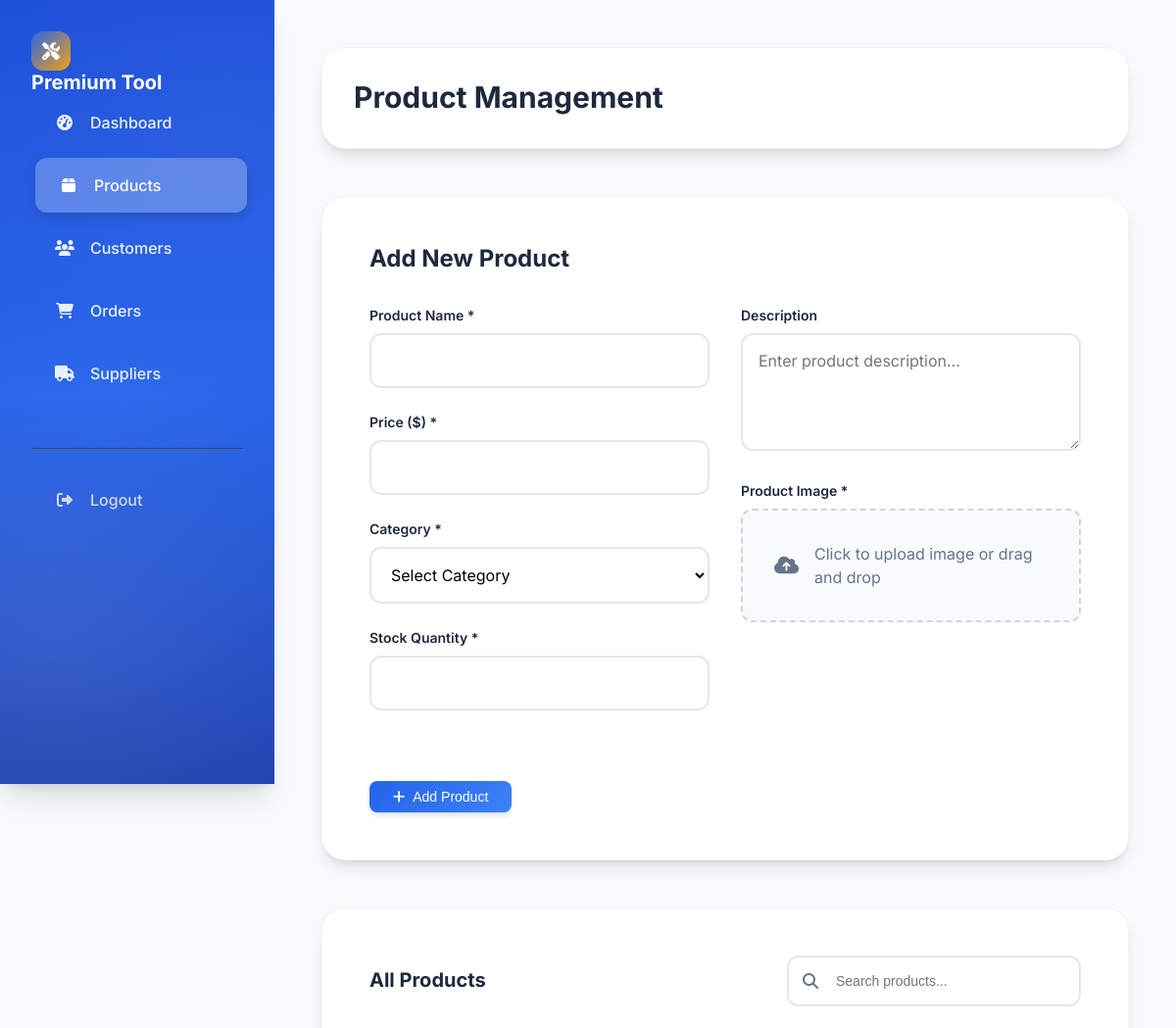
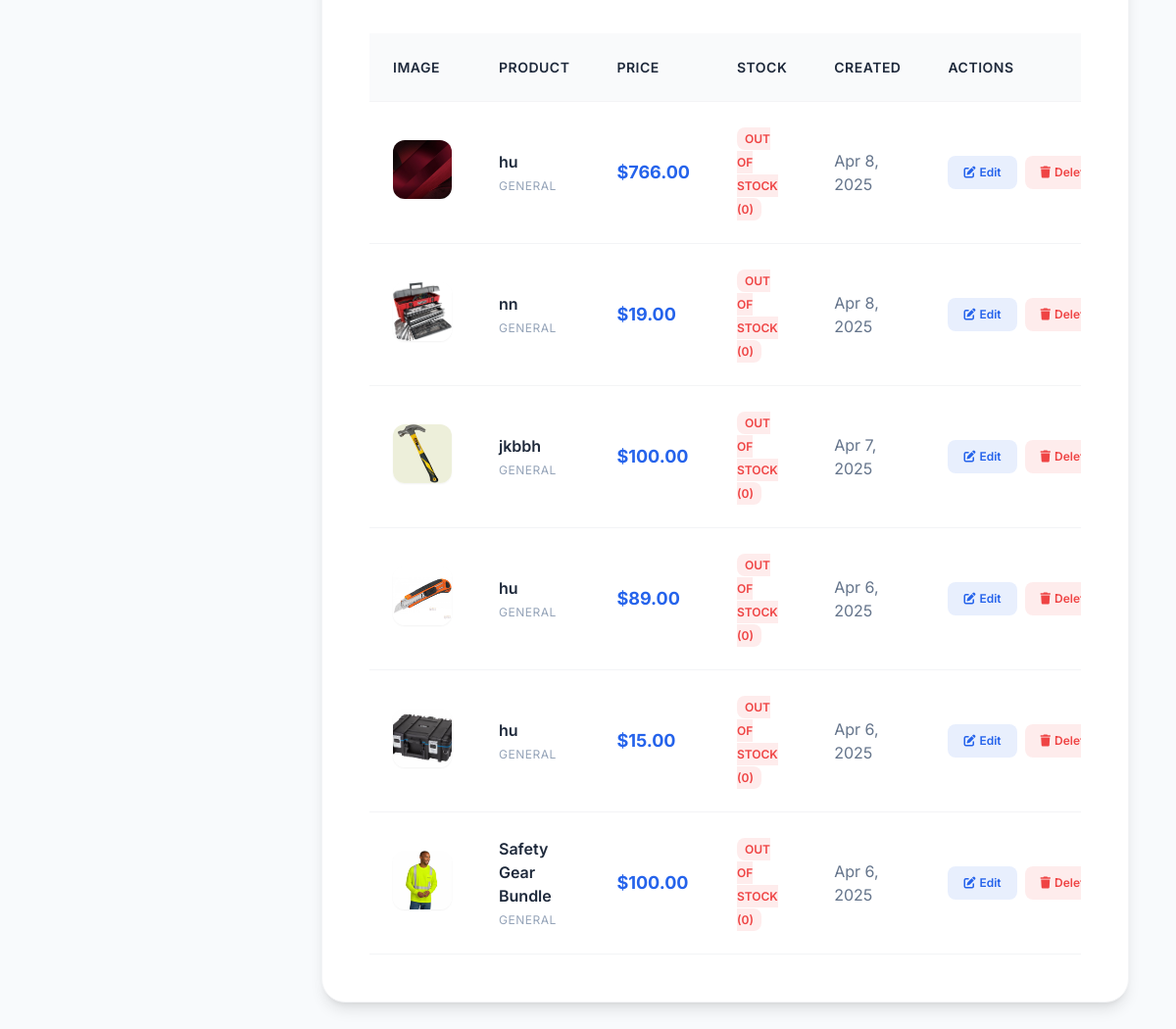
The page /admin-products.php (signed in) on the database its author committed (2 pictures, top to bottom).
### tables this page shows
CREATE TABLE `products` (
  `id` int(11) NOT NULL,
  `product_name` varchar(255) NOT NULL,
  `price` decimal(10,2) NOT NULL,
  `description` text DEFAULT NULL,
  `image` varchar(255) NOT NULL,
  `created_at` timestamp NOT NULL DEFAULT current_timestamp()
);

### admin-products.php (the view, shortened to what this page needs)
<?php
$host = "127.0.0.1";
$dbUser = "root";
$dbPass = "hussain";
$dbName = "premium_tool";
$conn = new mysqli($host, $dbUser, $dbPass, $dbName);
$edit_product = null;
$products = $conn->query("SELECT * FROM products ORDER BY created_at DESC");
?>
<!DOCTYPE html>
<html lang="en">
<head>
    <link rel="stylesheet" href="https://cdnjs.cloudflare.com/ajax/libs/font-awesome/6.4.0/css/all.min.css">
    <link rel="stylesheet" href="premium-styles.css">
</head>
<body>
    <div class="admin-layout">
        <aside class="admin-sidebar">
            <div class="admin-logo">
                <div class="admin-logo-icon">
                    <i class="fas fa-tools"></i>
                </div>
                <h2>Premium Tool</h2>
            </div>
            <nav>
                <ul class="admin-nav">
                    <li class="admin-nav-item">
                        <a href="admin-dashboard.php" class="admin-nav-link">
                            <i class="fas fa-tachometer-alt admin-nav-icon"></i>
                            Dashboard
                        </a>
                    </li>
                    <li class="admin-nav-item">
                        <a href="admin-products.php" class="admin-nav-link active">
                            <i class="fas fa-box admin-nav-icon"></i>
                            Products
                        </a>
                    </li>
                    <li class="admin-nav-item">
                        <a href="admin-customers.php" class="admin-nav-link">
                            <i class="fas fa-users admin-nav-icon"></i>
                            Customers
                        </a>
                    </li>
                    <li class="admin-nav-item">
                        <a href="admin-orders.php" class="admin-nav-link">
                            <i class="fas fa-shopping-cart admin-nav-icon"></i>
                            Orders
                        </a>
                    </li>
                    <li class="admin-nav-item">
                        <a href="admin-suppliers.php" class="admin-nav-link">
                            <i class="fas fa-truck admin-nav-icon"></i>
                            Suppliers
                        </a>
                    </li>
                </ul>
            </nav>
            <div class="logout-btn">
                <a href="admin.php?logout=true">
                    <i class="fas fa-sign-out-alt admin-nav-icon"></i>
                    Logout
                </a>
            </div>
        </aside>
        <main class="admin-main">
            <header class="admin-header">
                <h1><?php echo $edit_product ? 'Edit Product' : 'Product Management'; ?></h1>
            </header>
            <div class="product-form-card">
                <h3 style="margin-bottom: var(--space-xl); color: var(--text-primary);">
                    <?php echo $edit_product ? 'Edit Product' : 'Add New Product'; ?>
                </h3>
                <form method="POST" enctype="multipart/form-data">
                    <div class="form-grid">
                        <div>
                            <div class="form-group">
                                <label for="product_name" class="form-label">Product Name *</label>
                                <input type="text" id="product_name" name="product_name" class="form-input"
                                       value="<?php echo $edit_product ? htmlspecialchars($edit_product['product_name']) : ''; ?>" required>
                            </div>
                            <div class="form-group">
                                <label for="price" class="form-label">Price ($) *</label>
                                <input type="number" step="0.01" id="price" name="price" class="form-input"
                                       value="<?php echo $edit_product ? $edit_product['price'] : ''; ?>" required>
                            </div>
                            <div class="form-group">
                                <label for="category" class="form-label">Category *</label>
                                <select id="category" name="category" class="form-select" required>
                                    <option value="">Select Category</option>
                                </select>
                            </div>
                            <div class="form-group">
                                <label for="stock" class="form-label">Stock Quantity *</label>
                                <input type="number" id="stock" name="stock" class="form-input"
                                       value="<?php echo $edit_product ? ($edit_product['stock'] ?? 0) : ''; ?>" required>
                            </div>
                        </div>
                        <div>
                            <div class="form-group">
                                <label for="description" class="form-label">Description</label>
                                <textarea id="description" name="description" class="form-textarea"
                                          placeholder="Enter product description..."><?php echo $edit_product ? htmlspecialchars($edit_product['description']) : ''; ?></textarea>
                            </div>
                            <?php if (!$edit_product): ?>
                            <div class="form-group">
                                <label class="form-label">Product Image *</label>
                                <div class="file-input-wrapper">
                                    <label for="product_image" class="file-input-label">
                                        <i class="fas fa-cloud-upload-alt" style="font-size: var(--text-xl);"></i>
                                        <span>Click to upload image or drag and drop</span>
                                    </label>
                                </div>
                            </div>
                            <?php endif; ?>
                        </div>
                    </div>
                    <div style="margin-top: var(--space-2xl); display: flex; gap: var(--space-md);">
                        <button type="submit" name="<?php echo $edit_product ? 'update_product' : 'add_product'; ?>" class="btn btn-primary">
                            <i class="fas fa-<?php echo $edit_product ? 'save' : 'plus'; ?>"></i>
                            <?php echo $edit_product ? 'Update Product' : 'Add Product'; ?>
                        </button>
                    </div>
                </form>
            </div>
            <?php if (!$edit_product): ?>
            <div class="products-table-card">
                <div class="table-header">
                    <h3>All Products</h3>
                    <div class="search-box">
                        <input type="text" class="search-input" placeholder="Search products..." id="searchProducts">
                        <i class="fas fa-search search-icon"></i>
                    </div>
                </div>
                <div style="overflow-x: auto;">
                    <table class="products-table">
                        <thead>
                            <tr>
                                <th>Image</th>
                                <th>Product</th>
                                <th>Price</th>
                                <th>Stock</th>
                                <th>Created</th>
                                <th>Actions</th>
                            </tr>
                        </thead>
                        <tbody>
                            <?php if ($products->num_rows > 0): ?>
                                <?php while ($product = $products->fetch_assoc()): ?>
                                    <tr>
                                        <td>
                                            <img src="<?php echo htmlspecialchars($product['image']); ?>"
                                                 alt="<?php echo htmlspecialchars($product['product_name']); ?>"
                                                 class="product-image">
                                        </td>
                                        <td>
                                            <div class="product-name"><?php echo htmlspecialchars($product['product_name']); ?></div>
                                            <div class="product-category"><?php echo htmlspecialchars($product['category'] ?? 'General'); ?></div>
                                        </td>
                                        <td>
                                            <div class="price-display">$<?php echo number_format($product['price'], 2); ?></div>
                                        </td>
                                        <td>
                                            <?php
                                            $stock = $product['stock'] ?? 0;
                                            $stock_class = $stock > 10 ? 'in-stock' : ($stock > 0 ? 'low-stock' : 'out-of-stock');
                                            $stock_text = $stock > 10 ? 'In Stock' : ($stock > 0 ? 'Low Stock' : 'Out of Stock');
                                            ?>
                                            <span class="stock-badge <?php echo $stock_class; ?>">
                                                <?php echo $stock_text; ?> (<?php echo $stock; ?>)
                                            </span>
                                        </td>
                                        <td><?php echo date('M j, Y', strtotime($product['created_at'])); ?></td>
                                        <td>
                                            <div class="action-buttons">
                                                <a href="admin-products.php?edit=<?php echo $product['id']; ?>" class="action-btn edit">
                                                    <i class="fas fa-edit"></i> Edit
                                                </a>
                                                <a href="admin-products.php?delete=<?php echo $product['id']; ?>"
                                                   class="action-btn delete"
                                                   onclick="return confirm('Are you sure you want to delete this product?');">
                                                    <i class="fas fa-trash"></i> Delete
                                                </a>
                                            </div>
                                        </td>
                                    </tr>
                                <?php endwhile; ?>
                            <?php endif; ?>
                        </tbody>
                    </table>
                </div>
            </div>
            <?php endif; ?>
        </main>
    </div>
</body>
</html>

### premium-styles.css (style rules this page uses)
:root { --primary-color: #2563eb; --primary-dark: #1d4ed8; --primary-light: #3b82f6; --secondary-color: #f59e0b; --secondary-dark: #d97706; --secondary-light: #fbbf24; --accent-color: #10b981; --accent-dark: #059669; --danger-color: #ef4444; --gray-50: #f9fafb; --gray-100: #f3f4f6; --gray-200: #e5e7eb; --gray-300: #d1d5db; --gray-400: #9ca3af; --gray-500: #6b7280; --gray-600: #4b5563; --gray-700: #374151; --gray-800: #1f2937; --gray-900: #111827; --bg-primary: #ffffff; --bg-secondary: #f8fafc; --bg-dark: #0f172a; --text-primary: #1e293b; --text-secondary: #64748b; --text-light: #94a3b8; --text-white: #ffffff; --space-xs: 0.25rem; --space-sm: 0.5rem; --space-md: 1rem; --space-lg: 1.5rem; --space-xl: 2rem; --space-2xl: 3rem; --space-3xl: 4rem; --radius-sm: 0.375rem; --radius-md: 0.5rem; --radius-lg: 0.75rem; --radius-xl: 1rem; --radius-2xl: 1.5rem; --shadow-sm: 0 1px 2px 0 rgb(0 0 0 / 0.05); --shadow-md: 0 4px 6px -1px rgb(0 0 0 / 0.1), 0 2px 4px -2px rgb(0 0 0 / 0.1); --shadow-lg: 0 10px 15px -3px rgb(0 0 0 / 0.1), 0 4px 6px -4px rgb(0 0 0 / 0.1); --shadow-xl: 0 20px 25px -5px rgb(0 0 0 / 0.1), 0 8px 10px -6px rgb(0 0 0 / 0.1); --shadow-2xl: 0 25px 50px -12px rgb(0 0 0 / 0.25); --transition-fast: 150ms ease-in-out; --transition-normal: 300ms ease-in-out; --transition-slow: 500ms ease-in-out; --font-sans: 'Inter', -apple-system, BlinkMacSystemFont, 'Segoe UI', Roboto, sans-serif; --font-mono: 'JetBrains Mono', 'Fira Code', Consolas, monospace; --text-xs: 0.75rem; --text-sm: 0.875rem; --text-base: 1rem; --text-lg: 1.125rem; --text-xl: 1.25rem; --text-2xl: 1.5rem; --text-3xl: 1.875rem; --text-4xl: 2.25rem; --text-5xl: 3rem; --text-6xl: 3.75rem; --leading-tight: 1.25; --leading-normal: 1.5; --leading-relaxed: 1.625; --font-light: 300; --font-normal: 400; --font-medium: 500; --font-semibold: 600; --font-bold: 700; --font-extrabold: 800; }
*, *::before, *::after { box-sizing: border-box; margin: 0; padding: 0; }
html { scroll-behavior: smooth; font-size: 16px; }
body { font-family: var(--font-sans); font-size: var(--text-base); line-height: var(--leading-normal); color: var(--text-primary); background-color: var(--bg-secondary); -webkit-font-smoothing: antialiased; -moz-osx-font-smoothing: grayscale; }
h1, h2, h3, h4, h5, h6 { font-weight: var(--font-bold); line-height: var(--leading-tight); margin-bottom: var(--space-md); color: var(--text-primary); }
h1 { font-size: var(--text-4xl); }
h2 { font-size: var(--text-3xl); }
h3 { font-size: var(--text-2xl); }
a { color: var(--primary-color); text-decoration: none; transition: color var(--transition-fast); }
.btn { display: inline-flex; align-items: center; justify-content: center; gap: var(--space-sm); padding: var(--space-sm) var(--space-lg); font-size: var(--text-sm); font-weight: var(--font-medium); border-radius: var(--radius-md); border: none; cursor: pointer; text-decoration: none; transition: all var(--transition-fast); position: relative; overflow: hidden; }
.btn-primary { background: linear-gradient(135deg, var(--primary-color), var(--primary-light)); color: white; box-shadow: var(--shadow-md); }
.product-image { position: relative; height: 250px; overflow: hidden; }
.form-group { margin-bottom: var(--space-lg); }
.form-label { display: block; font-weight: var(--font-medium); color: var(--text-primary); margin-bottom: var(--space-sm); }
.form-input { width: 100%; padding: var(--space-md); border: 2px solid var(--gray-200); border-radius: var(--radius-md); font-size: var(--text-base); transition: all var(--transition-fast); background-color: var(--bg-primary); }
.form-textarea { resize: vertical; min-height: 120px; }

### rows shown on the page
products: image (picture), product_name "hu", category "GENERAL", price "766.00", stock_text "OUT OF STOCK", stock "0", created_at "Apr 8, 2025"
products: image (picture), product_name "nn", category "GENERAL", price "19.00", stock_text "OUT OF STOCK", stock "0", created_at "Apr 8, 2025"
products: image (picture), product_name "jkbbh", category "GENERAL", price "100.00", stock_text "OUT OF STOCK", stock "0", created_at "Apr 7, 2025"
products: image (picture), product_name "hu", category "GENERAL", price "89.00", stock_text "OUT OF STOCK", stock "0", created_at "Apr 6, 2025"
products: image (picture), product_name "hu", category "GENERAL", price "15.00", stock_text "OUT OF STOCK", stock "0", created_at "Apr 6, 2025"
products: image (picture), product_name "Safety Gear Bundle", category "GENERAL", price "100.00", stock_text "OUT OF STOCK", stock "0", created_at "Apr 6, 2025"
